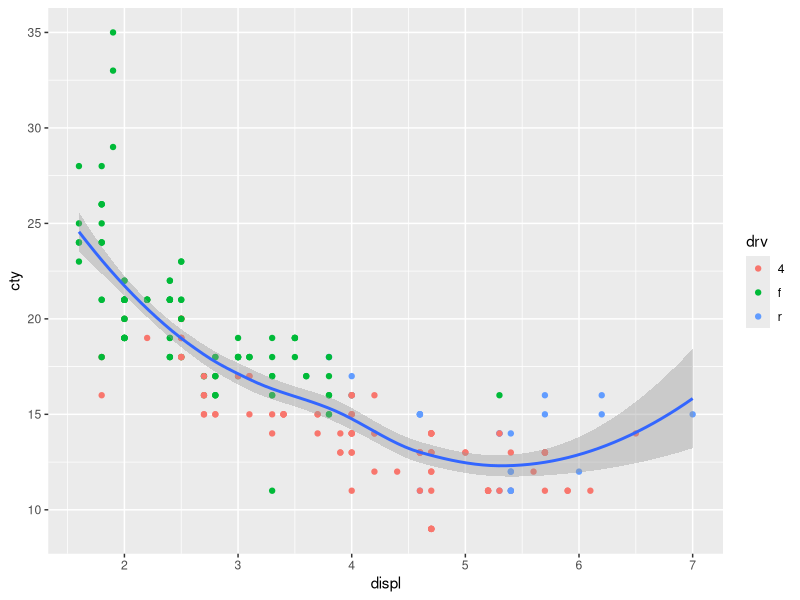

Write R code to recreate this figure.
## ---- chunk 1
knitr::opts_chunk$set(echo = FALSE)
library(tidyverse)
## ---- chunk 2
ggplot(mpg, aes(x = displ, y = cty)) +
  geom_point(aes(color = drv)) +
  geom_smooth()
